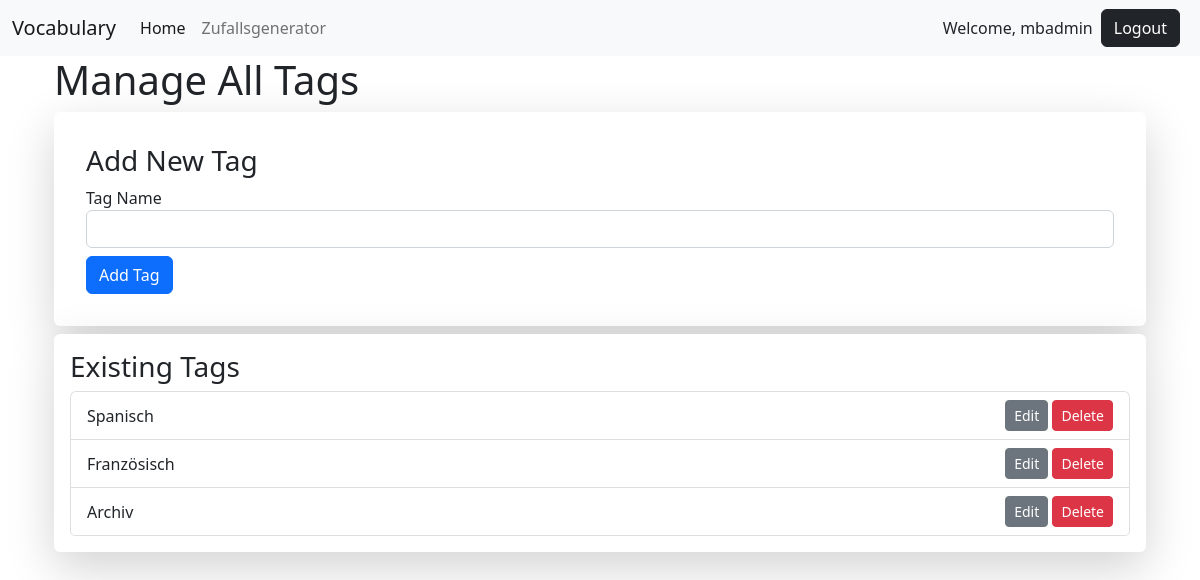
The page /tags/ (signed in) on the database its author committed.
### vocab/models.py (models this page shows, shortened)
class Tag(models.Model):
    name = models.CharField(max_length=100, unique=True)
    user = models.ForeignKey(User, on_delete=models.CASCADE, related_name='tags')
    created_at = models.DateTimeField(auto_now_add=True)

### vocab/views.py (the view)
# urls.py: path('tags/', TagListView.as_view(), name='tags'),
class TagListView(LoginRequiredMixin, ListView):
    model = Tag
    template_name = 'vocab/tags.html'
    context_object_name = 'tags'
    def get_queryset(self):
        return Tag.objects.filter(user=self.request.user)
    def get_context_data(self, **kwargs):
        context = super().get_context_data(**kwargs)
        referer = self.request.META.get('HTTP_REFERER')  # Get the previous page URL
        context['previous_page'] = referer  # Add it to the context
        return context

### vocab/templates/vocab/tags.html (shortened to what this page needs)
{% extends 'profiles/base.html' %}
{% block content %}
<section class="container my3-5">
      <div class="container">
        <div class="row justify-content-center">
            <div class="col-md-12">
                <h1>Manage All Tags</h1>
                <div class="card my-2 border-0 shadow-lg p-3 bg-body rounded">
                    <div class="card-body">
                        <h3 class="card-title">Add New Tag</h3>
                        <form method="post" action="{% url 'vocab:add_tag' %}">
                            <div class="form-group">
                                <label for="id_name">Tag Name</label>
                                <input type="text" name="name" class="form-control" id="id_name" maxlength="100" required>
                            </div>
                            <button type="submit" class="btn btn-primary mt-2">Add Tag</button>
                        </form>
                    </div>
                </div>
                <div class="card my-1 border-0 shadow-lg p-3 bg-body rounded">
                     <h3 class="card-title">Existing Tags</h3>
                    <ul class="list-group">
                        {% for tag in tags %}
                        <li class="list-group-item d-flex justify-content-between align-items-center">
                            {{ tag.name }}
                            <div>
                                <a href="{% url 'vocab:edit_tag' tag.id %}" class="btn btn-secondary btn-sm">Edit</a>
                                <form method="post" action="{% url 'vocab:delete_tag' tag.id %}" style="display:inline;">
                                    <button type="submit" class="btn btn-danger btn-sm">Delete</button>
                                </form>
                            </div>
                        </li>
                        {% endfor %}
                    </ul>
                </div>
            </div>
        </div>
    </div>
</section>
{% endblock %}

### profiles/templates/profiles/navbar.html (shortened to what this page needs)
<nav class="navbar navbar-expand-lg bg-light">
  <div class="container-fluid">
    <a class="navbar-brand" href="{% url 'vocab:home' %}">Vocabulary</a>
    <div class="collapse navbar-collapse" id="navbarSupportedContent">
      <ul class="navbar-nav me-auto mb-2 mb-lg-0">
        <li class="nav-item">
          <a class="nav-link active" aria-current="page" href="{% url 'vocab:home' %}">Home</a>
        </li>
        <li class="nav-item">
          <a class="nav-link" href="{% url 'vocab:random_direction' %}">Zufallsgenerator</a>
        </li>
      </ul>
      {% if user.is_authenticated %}
      <li class="nav-item nav-link">
        Welcome, {{ user.username }}
      </li>
      <li class="nav-item nav-link">
        <form action="{% url 'profiles:logout' %}" method="post" style="display:inline;">
          <button class="btn btn-dark mx-2" type="submit">Logout</button>
        </form>
      </li>
      {% else %}
        <li class="d-flex nav-item">
          <a class="nav-link" href="{% url 'profiles:login' %}">Login</a>
          <span class="nav-link mx-2">|</span>
          <a class="nav-link" href="{% url 'profiles:register' %}">Register</a>
        </li>
      {% endif %}
    </div>
  </div>
</nav>

### rows shown on the page
Tag: name "Spanisch"
Tag: name "Französisch"
Tag: name "Archiv"

### other values the page prints
{{ user.username }} "mbadmin"
